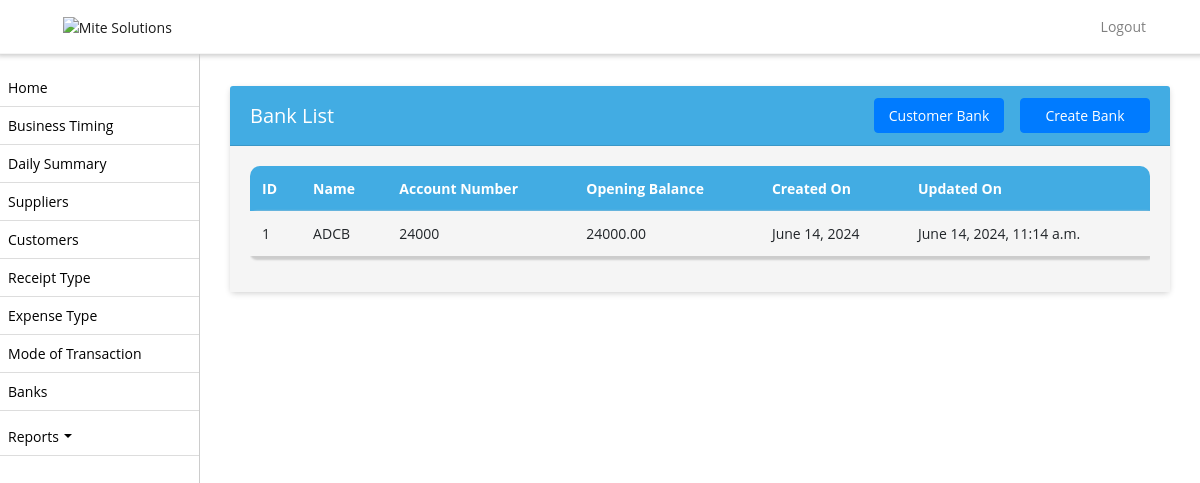
The page /banks/ (signed in) on the database as committed earlier.
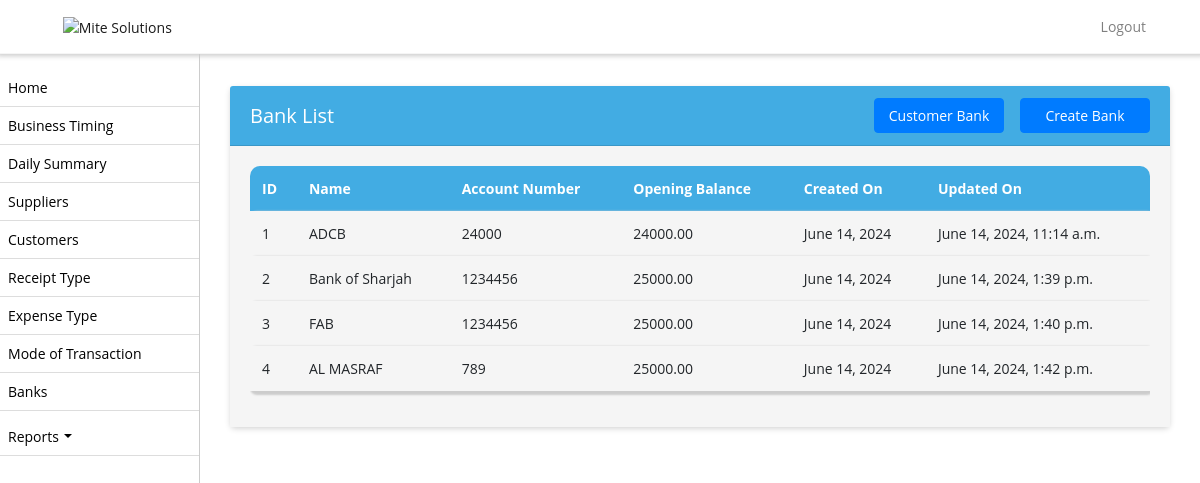
The same page on the database as committed later.
### biztrackapp/models.py (models this page shows, shortened)
class Bank(models.Model):
    bank = models.ForeignKey(AllBank, on_delete=models.CASCADE, null=True)
    account_number = models.CharField(max_length=50)
    opening_balance = models.DecimalField(max_digits=10, decimal_places=2)
    business_profile = models.CharField(max_length=255, null=True)
    status = models.BooleanField(default=False)
    created_on = models.DateField(auto_now_add=True, null=True)
    update_on = models.DateTimeField(auto_now=True, null=True)

class AllBank(models.Model):
    name = models.CharField(max_length=255, choices=BANK_CHOICES)
    status = models.BooleanField(default=True)
    created_on = models.DateField(auto_now_add=True, null=True)
    update_on = models.DateTimeField(auto_now=True, null=True)

### biztrackapp/views.py (the view)
# urls.py: path('banks/', BankListView.as_view(), name='bank_list'),
class BankListView(ListView):
    model = Bank
    template_name = 'bank_list.html'
    def get_queryset(self):
        shop_admin = get_object_or_404(ShopAdmin, user=self.request.user)
        shop = shop_admin.shop
        business_profile = get_object_or_404(BusinessProfile, name=shop.name)
        return Bank.objects.filter(business_profile=business_profile.id).order_by('-created_on')

### biztrackapp/templates/bank_list.html (shortened to what this page needs)
{% extends 'base.html' %}
{% block content %}
<div class="container">
  <div class="card">
    <div class="card-header d-flex justify-content-between align-items-center">
      <h5 class="mb-0">Bank List</h5>
      <div>
        <a href="{% url 'create_bank' %}" class="btn btn-primary float-right">Create Bank</a>
      <a href="{% url 'create_all_banks' %}" class="btn btn-primary float-right mr-3">Customer Bank</a>
      </div>
  </div>
    <div class="card-body">
      <div class="table-responsive">
        <table class="table table-bordered table-striped nowrap" id="banklist">
          <thead>
            <tr>
              <th>ID</th>
              <th>Name</th>
              <th>Account Number</th>
              <th>Opening Balance</th>
              <th>Created On</th>
              <th>Updated On</th>
            </tr>
          </thead>
          <tbody>
            {% for bank in object_list %}
            <tr>
              <td>{{ bank.id }}</td>
              <td>{{ bank.bank.name}}</td>
              <td>{{ bank.account_number }}</td>
              <td>{{ bank.opening_balance }}</td>
              <td>{{ bank.created_on }}</td>
              <td>{{ bank.update_on }}</td>
            </tr>
            {% endfor %}
          </tbody>
        </table>
      </div>
    </div>
  </div>
</div>
{% endblock %}

Rows that differ between the two databases and show on the page:
added Bank: id "2", bank.name "Bank of Sharjah", account_number "1234456", opening_balance "25000.00", created_on "June 14, 2024", update_on "June 14, 2024, 1:39 p.m."
added Bank: id "3", bank.name "FAB", account_number "1234456", opening_balance "25000.00", created_on "June 14, 2024", update_on "June 14, 2024, 1:40 p.m."
added Bank: id "4", bank.name "AL MASRAF", account_number "789", opening_balance "25000.00", created_on "June 14, 2024", update_on "June 14, 2024, 1:42 p.m."
